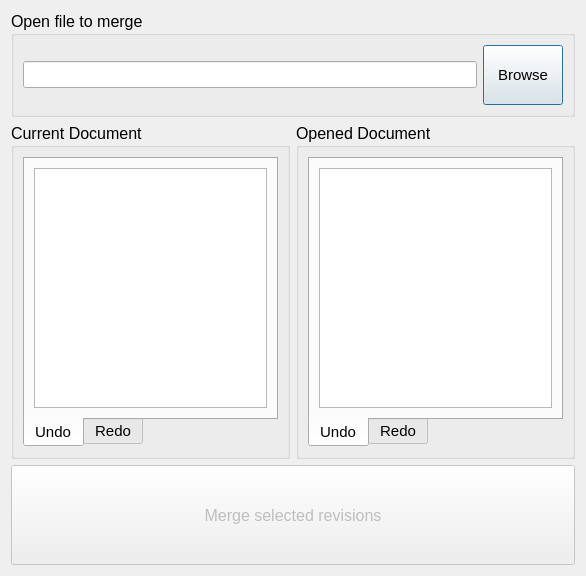
<?xml version="1.0" encoding="UTF-8"?>
<ui version="4.0">
 <class>MctMergeManagerDialog</class>
 <widget class="QDialog" name="MctMergeManagerDialog">
  <property name="geometry">
   <rect>
    <x>0</x>
    <y>0</y>
    <width>586</width>
    <height>576</height>
   </rect>
  </property>
  <property name="font">
   <font>
    <pointsize>20</pointsize>
   </font>
  </property>
  <property name="windowTitle">
   <string>Merge Manager</string>
  </property>
  <layout class="QVBoxLayout" name="verticalLayout">
   <item>
    <widget class="QGroupBox" name="openFileGroup">
     <property name="sizePolicy">
      <sizepolicy hsizetype="Preferred" vsizetype="Minimum">
       <horstretch>0</horstretch>
       <verstretch>0</verstretch>
      </sizepolicy>
     </property>
     <property name="font">
      <font>
       <pointsize>12</pointsize>
      </font>
     </property>
     <property name="title">
      <string>Open file to merge </string>
     </property>
     <layout class="QHBoxLayout" name="horizontalLayout">
      <item>
       <widget class="QLineEdit" name="filePathText"/>
      </item>
      <item>
       <widget class="QPushButton" name="browseButton">
        <property name="minimumSize">
         <size>
          <width>0</width>
          <height>60</height>
         </size>
        </property>
        <property name="font">
         <font>
          <pointsize>11</pointsize>
         </font>
        </property>
        <property name="text">
         <string>Browse</string>
        </property>
       </widget>
      </item>
     </layout>
    </widget>
   </item>
   <item>
    <layout class="QHBoxLayout" name="horizontalLayout_3">
     <item>
      <widget class="QGroupBox" name="groupBox_2">
       <property name="sizePolicy">
        <sizepolicy hsizetype="Expanding" vsizetype="Expanding">
         <horstretch>0</horstretch>
         <verstretch>0</verstretch>
        </sizepolicy>
       </property>
       <property name="font">
        <font>
         <pointsize>12</pointsize>
        </font>
       </property>
       <property name="title">
        <string>Current Document</string>
       </property>
       <layout class="QVBoxLayout" name="verticalLayout_7">
        <item>
         <widget class="QTabWidget" name="tabCurrent">
          <property name="font">
           <font>
            <pointsize>11</pointsize>
           </font>
          </property>
          <property name="tabPosition">
           <enum>QTabWidget::South</enum>
          </property>
          <property name="currentIndex">
           <number>0</number>
          </property>
          <widget class="QWidget" name="tabUndoCurrent">
           <property name="sizePolicy">
            <sizepolicy hsizetype="Expanding" vsizetype="Expanding">
             <horstretch>0</horstretch>
             <verstretch>0</verstretch>
            </sizepolicy>
           </property>
           <attribute name="title">
            <string>Undo</string>
           </attribute>
           <layout class="QVBoxLayout" name="verticalLayout_8">
            <item>
             <layout class="QVBoxLayout" name="verticalLayout_4">
              <item>
               <widget class="QTreeWidget" name="treeUndoCurrent">
                <property name="selectionMode">
                 <enum>QAbstractItemView::SingleSelection</enum>
                </property>
                <attribute name="headerVisible">
                 <bool>false</bool>
                </attribute>
                <column>
                 <property name="text">
                  <string notr="true">1</string>
                 </property>
                </column>
               </widget>
              </item>
             </layout>
            </item>
           </layout>
          </widget>
          <widget class="QWidget" name="tabRedoCurrent">
           <property name="sizePolicy">
            <sizepolicy hsizetype="Expanding" vsizetype="Expanding">
             <horstretch>0</horstretch>
             <verstretch>0</verstretch>
            </sizepolicy>
           </property>
           <attribute name="title">
            <string>Redo</string>
           </attribute>
           <layout class="QVBoxLayout" name="verticalLayout_9">
            <item>
             <layout class="QVBoxLayout" name="verticalLayout_5">
              <item>
               <widget class="QTreeWidget" name="treeRedoCurrent">
                <attribute name="headerVisible">
                 <bool>false</bool>
                </attribute>
                <column>
                 <property name="text">
                  <string notr="true">1</string>
                 </property>
                </column>
               </widget>
              </item>
             </layout>
            </item>
           </layout>
          </widget>
         </widget>
        </item>
       </layout>
      </widget>
     </item>
     <item>
      <widget class="QGroupBox" name="groupBox">
       <property name="sizePolicy">
        <sizepolicy hsizetype="Expanding" vsizetype="Expanding">
         <horstretch>0</horstretch>
         <verstretch>0</verstretch>
        </sizepolicy>
       </property>
       <property name="font">
        <font>
         <pointsize>12</pointsize>
        </font>
       </property>
       <property name="title">
        <string>Opened Document</string>
       </property>
       <layout class="QVBoxLayout" name="verticalLayout_6">
        <item>
         <widget class="QTabWidget" name="tabOpened">
          <property name="font">
           <font>
            <pointsize>11</pointsize>
           </font>
          </property>
          <property name="tabPosition">
           <enum>QTabWidget::South</enum>
          </property>
          <property name="currentIndex">
           <number>0</number>
          </property>
          <widget class="QWidget" name="tabUndoOpened">
           <property name="sizePolicy">
            <sizepolicy hsizetype="Expanding" vsizetype="Expanding">
             <horstretch>0</horstretch>
             <verstretch>0</verstretch>
            </sizepolicy>
           </property>
           <attribute name="title">
            <string>Undo</string>
           </attribute>
           <layout class="QVBoxLayout" name="verticalLayout_10">
            <item>
             <layout class="QVBoxLayout" name="verticalLayout_2">
              <item>
               <widget class="QTreeWidget" name="treeUndoOpened">
                <property name="selectionMode">
                 <enum>QAbstractItemView::MultiSelection</enum>
                </property>
                <attribute name="headerVisible">
                 <bool>false</bool>
                </attribute>
                <column>
                 <property name="text">
                  <string notr="true">1</string>
                 </property>
                </column>
               </widget>
              </item>
             </layout>
            </item>
           </layout>
          </widget>
          <widget class="QWidget" name="tabRedoOpened">
           <property name="sizePolicy">
            <sizepolicy hsizetype="Expanding" vsizetype="Expanding">
             <horstretch>0</horstretch>
             <verstretch>0</verstretch>
            </sizepolicy>
           </property>
           <attribute name="title">
            <string>Redo</string>
           </attribute>
           <layout class="QVBoxLayout" name="verticalLayout_11">
            <item>
             <layout class="QVBoxLayout" name="verticalLayout_3">
              <item>
               <widget class="QTreeWidget" name="treeRedoOpened">
                <property name="selectionMode">
                 <enum>QAbstractItemView::MultiSelection</enum>
                </property>
                <attribute name="headerVisible">
                 <bool>false</bool>
                </attribute>
                <column>
                 <property name="text">
                  <string notr="true">1</string>
                 </property>
                </column>
               </widget>
              </item>
             </layout>
            </item>
           </layout>
          </widget>
         </widget>
        </item>
       </layout>
      </widget>
     </item>
    </layout>
   </item>
   <item>
    <layout class="QHBoxLayout" name="horizontalLayout_2">
     <item>
      <widget class="QPushButton" name="mergeRevButton">
       <property name="enabled">
        <bool>false</bool>
       </property>
       <property name="sizePolicy">
        <sizepolicy hsizetype="Minimum" vsizetype="Fixed">
         <horstretch>0</horstretch>
         <verstretch>0</verstretch>
        </sizepolicy>
       </property>
       <property name="minimumSize">
        <size>
         <width>0</width>
         <height>100</height>
        </size>
       </property>
       <property name="maximumSize">
        <size>
         <width>16777215</width>
         <height>100</height>
        </size>
       </property>
       <property name="font">
        <font>
         <pointsize>12</pointsize>
        </font>
       </property>
       <property name="text">
        <string>Merge selected revisions</string>
       </property>
      </widget>
     </item>
    </layout>
   </item>
  </layout>
 </widget>
 <resources/>
 <connections>
  <connection>
   <sender>filePathText</sender>
   <signal>returnPressed()</signal>
   <receiver>browseButton</receiver>
   <slot>click()</slot>
   <hints>
    <hint type="sourcelabel">
     <x>198</x>
     <y>48</y>
    </hint>
    <hint type="destinationlabel">
     <x>439</x>
     <y>44</y>
    </hint>
   </hints>
  </connection>
 </connections>
</ui>
